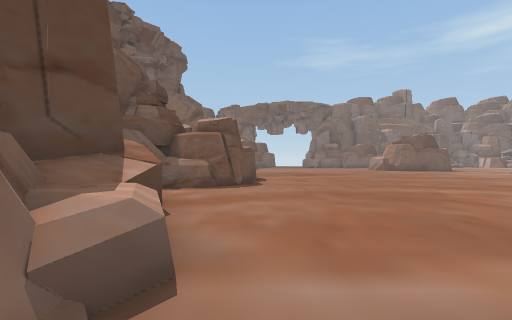
view 1 (above)

21 first-person views from a walk through a Unity game level. The camera is 1.5 m above the floor, looks level and sees 85° across. The floor is counted in squares, 2 m on a side. Each view is taken from the middle of a square. On the plan, view 1 faces up. The plan holds only what a view shows up to about 10 squares ahead; the rest is blank. The place goes on beyond the plan. The player character is not drawn. Some animated figures are left out.

view 2
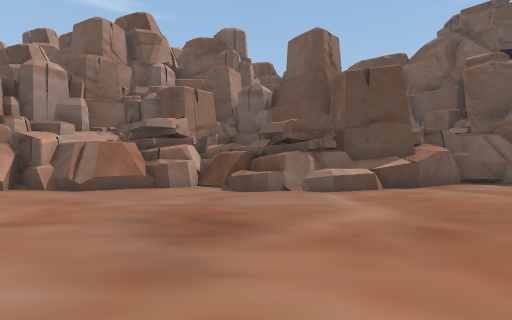

view 3
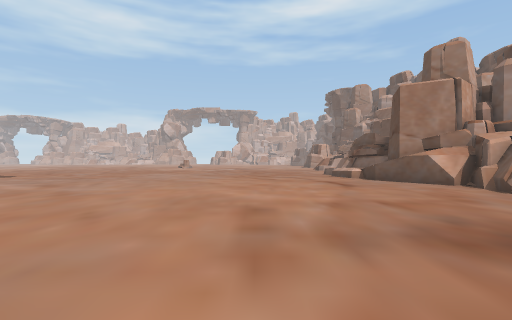

view 4
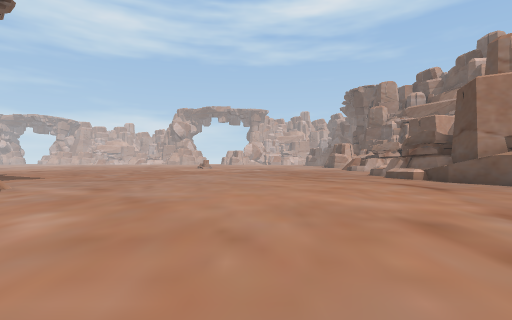

view 5
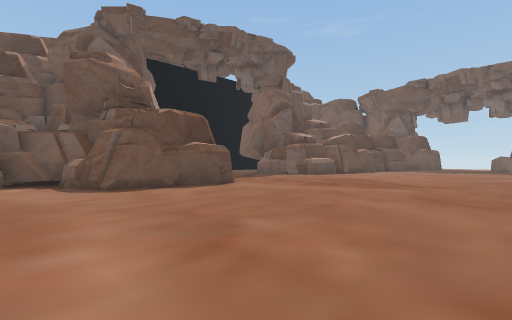

view 6
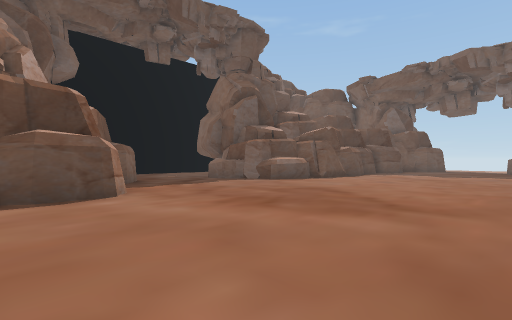

view 7
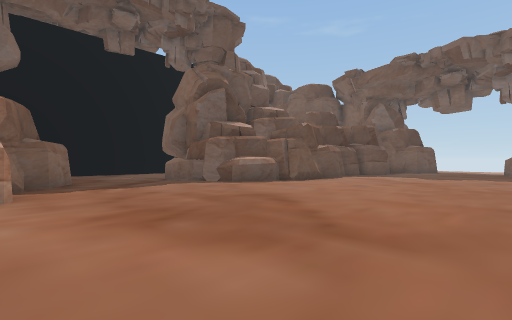

view 8
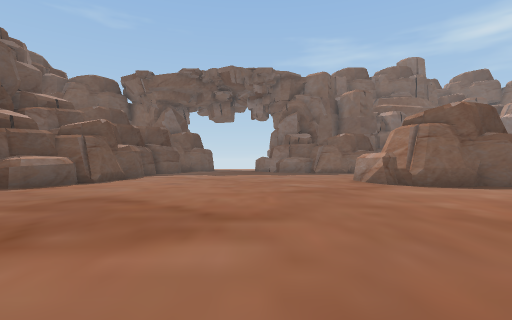

view 9
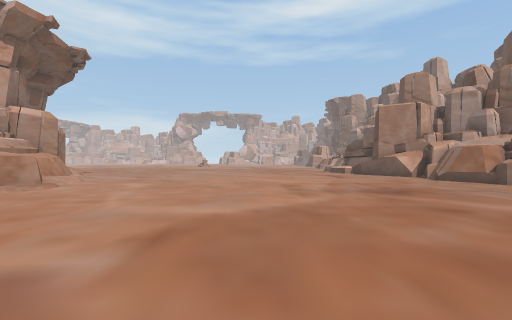

view 10
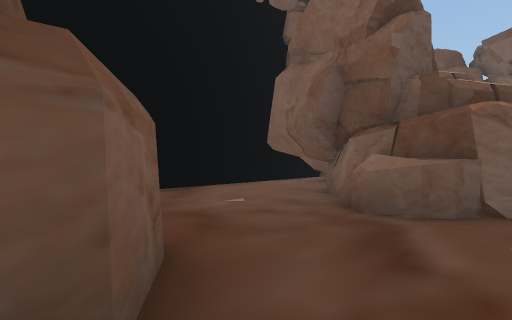

view 11
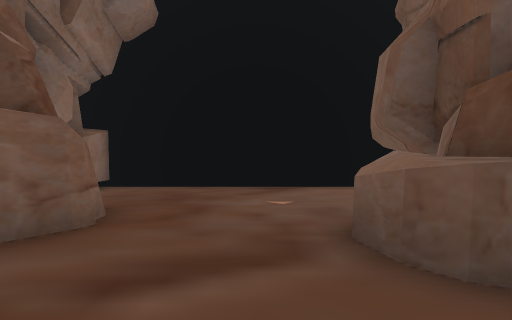

view 12
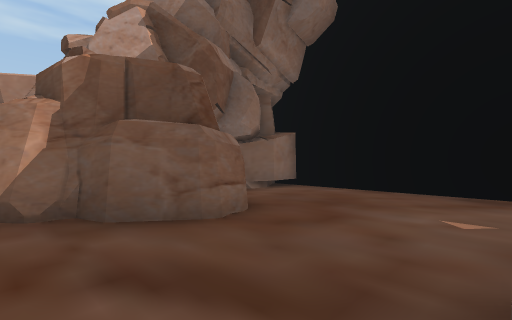

view 13
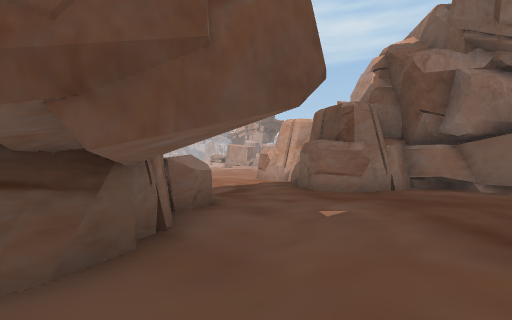

view 14
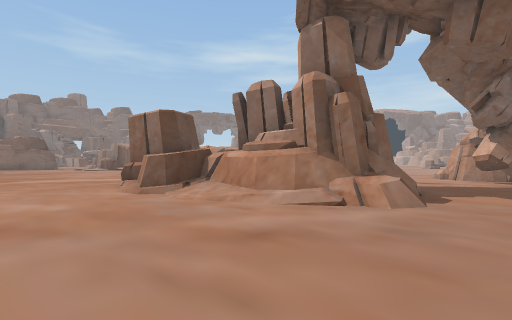

view 15
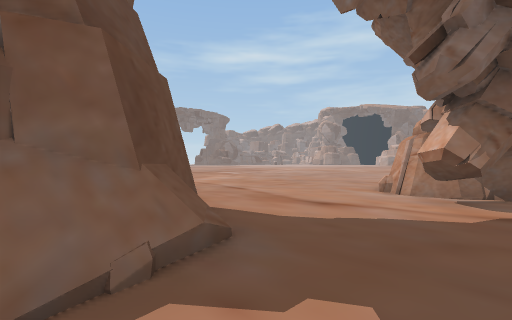

view 16
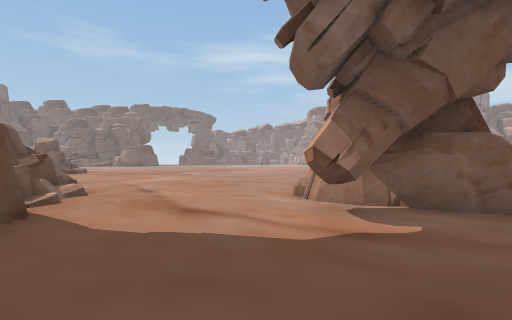

view 17
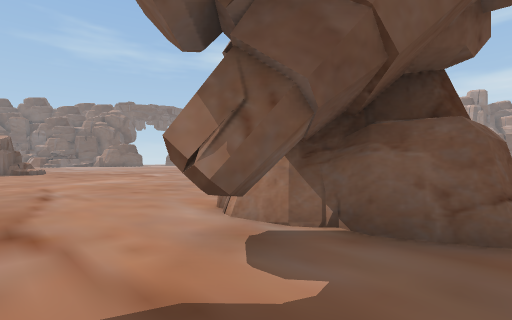

view 18
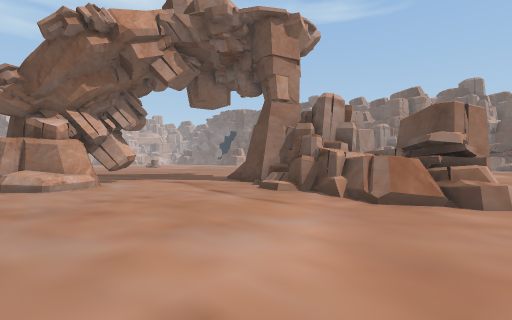

view 19
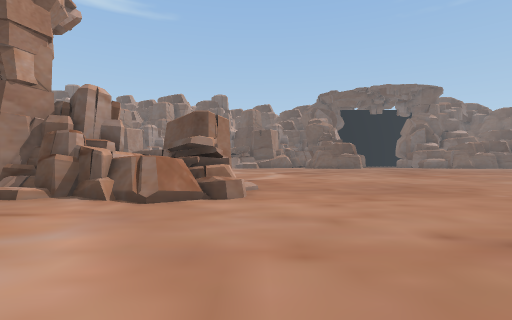

view 20
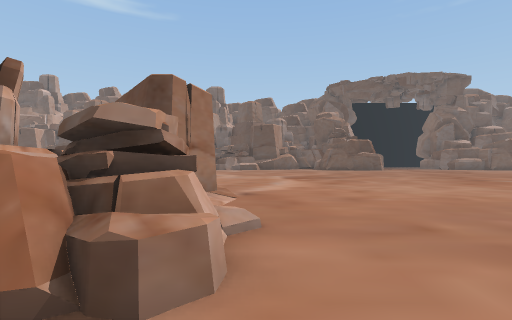

view 21
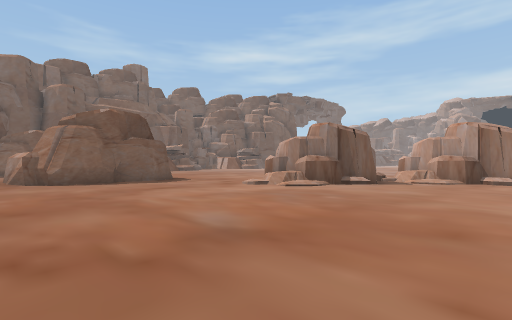

### Floor plan
Key: @ floor where view 1 was taken; # wall or solid block; x gap in a wall; . main floor; : floor 0.5 m higher than the main floor; / step, stairs or slope; = window, fence, low wall or low ledge; ^ raised ledge.
Columns run from 9 left of view 1 to 24 right of it. Each row starts with its distance up from view 1.
 21 ####    ##........#
 20 #..#    #.........##
 19 #..### ##..........###
 18 #....###...............
 17 #....^^.................
 16 #.......................#
 15 #.......................##
 14 #....#................../##
 13 #...###................../##
 12 ##.#######................./#
 11  ###    ##................./##
 10         #...................:#
  9         #.................../
  8       ###........  ..........
  7       #..........  ...........
  6       #..........  ............
  5       ##.........  .............
  4       ##.......... ..............
  3       #^^................/=/......
  2        #^............. #/###/.....
  1        ##............### #=//.....
  0       ##^@...........####=##/.....
 -1       ##.............#######......
 -2       #^.............#######......
 -3       #^............./##  #=......
 -4        ##............/##  #.......
 -5        ##............./####.....^.
 -6        ##............./=##.....##.
 -7         ##....................##
 -8         ##.....................#
 -9          #=.....................x

Positions as (right, up) in squares from view 1, and headings:
1: (0, 0), facing up
2: (6, 0), facing left
3: (5, 2), facing down
4: (7, 1), facing down
5: (7, 6), facing up-left
6: (6, 10), facing up-left
7: (6, 12), facing up-left
8: (5, 11), facing up
9: (6, 6), facing down
10: (-2, 13), facing up-left
11: (-1, 16), facing left
12: (-2, 17), facing down-left
13: (-8, 20), facing down-right
14: (9, -8), facing up-right
15: (15, -8), facing up-right
16: (17, -9), facing up-right
17: (19, -9), facing up-right
18: (24, 3), facing down-left
19: (24, 3), facing left
20: (20, 3), facing left
21: (8, 9), facing up-right
